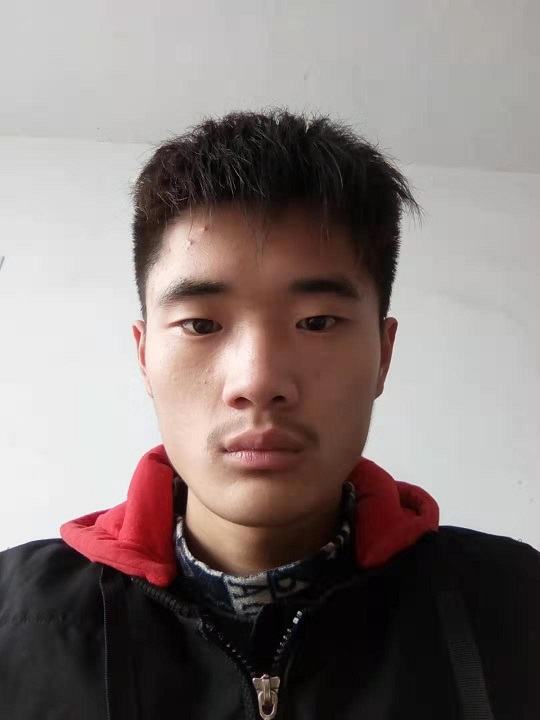
#> input picture hx.jpg, 540 x 720 px
$ python face_kuang2.py
#> lines starting #> are read from the running program, lines starting #| are printed output that depends on the picture; after the words box and inside, x2 and y2 are one past the last pixel; in counts of white or black regions, pixels touching at a corner belong together

# encoding:utf-8
import cv2
import numpy as np

# 运行之前，检查cascade文件路径是否在相应的目录下
face_cascade = cv2.CascadeClassifier('C:/Python27/Lib/site-packages/cv2/data/haarcascade_frontalface_default.xml')
eye_cascade = cv2.CascadeClassifier('C:/Python27/Lib/site-packages/cv2/data/haarcascade_eye.xml')

# 读取图像
img =cv2.imread('hx.jpg')
#> img is the input picture: shape (720, 540, 3); mean B, G, R 120.5, 122.7, 133.9
gray = cv2.cvtColor(img, cv2.COLOR_BGR2GRAY)
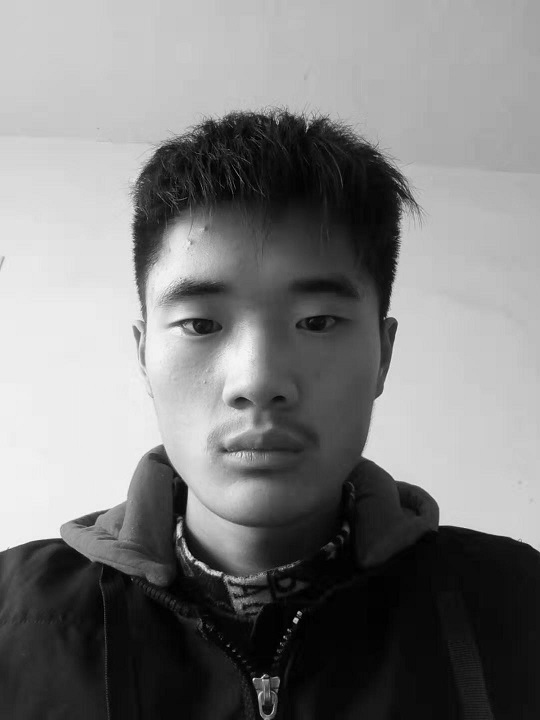
#> gray: shape (720, 540); min 0, max 253, mean 125.8

# 检测脸部
faces = face_cascade.detectMultiScale(gray, scaleFactor=1.1, minNeighbors=5, minSize=(30, 30), flags=cv2.CASCADE_SCALE_IMAGE)
#> faces = [[105, 205, 304, 304]]
print('Detected ', len(faces), " face")
#| Detected  1  face

for (x, y, w, h) in faces:
    img = cv2.rectangle(img, (x, y), (x + w, y + h), (255, 0, 0), 2)
    roi_gray = gray[y: y + h, x: x + w]
    roi_color = img[y: y + h, x: x + w]

    eyes = eye_cascade.detectMultiScale(roi_gray)
    for(ex, ey, ew, eh) in eyes:
        cv2.rectangle(roi_color, (ex, ey), (ex + ew, ey + eh), (0, 255, 0), 2)
#> this loop made 1 pass
#> (x, y, w, h, eyes) on pass 1: (105, 205, 304, 304, [[58, 85, 69, 69], [172, 77, 75, 75]])
#> pass 1, `img = cv2.rectangle(img, (x, y), (x + w, y + h), (255, 0, 0), 2)`:
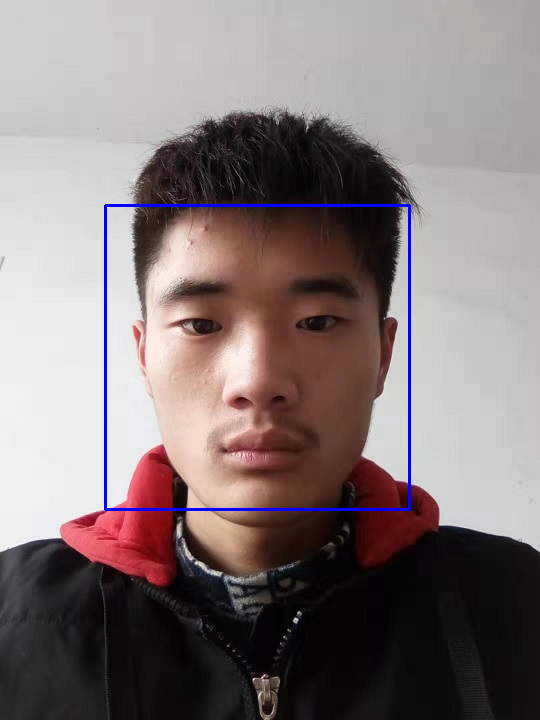
#> img: shape (720, 540, 3); 0.94% of pixels changed, all inside (x1, y1, x2, y2) = (104, 204, 411, 511)
#> pass 1, `roi_gray = gray[y: y + h, x: x + w]`:
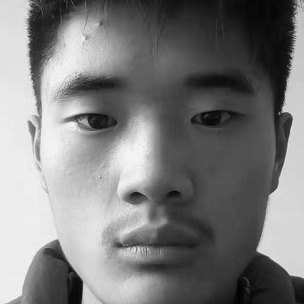
#> roi_gray: shape (304, 304); min 1, max 247, mean 124.4
#> pass 1, `roi_color = img[y: y + h, x: x + w]`:
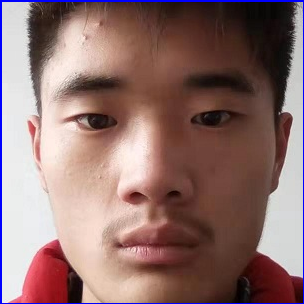
#> roi_color: shape (304, 304, 3); mean B, G, R 111.1, 113.6, 143.5
#> after the loop:
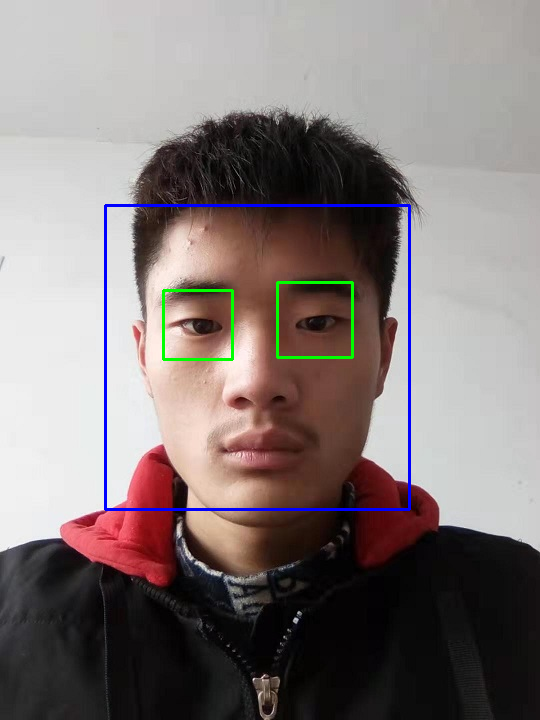
#> img: shape (720, 540, 3); 0.44% of pixels changed, all inside (x1, y1, x2, y2) = (162, 281, 354, 361)
#> after the loop:
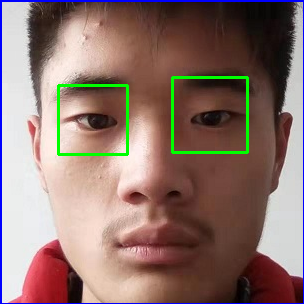
#> roi_color: shape (304, 304, 3); 1.86% of pixels changed, all inside (x1, y1, x2, y2) = (57, 76, 249, 156)

cv2.imshow('img', img)
cv2.waitKey(0)
cv2.destroyAllWindows()

$ run again, with a.jpg copied over hx.jpg
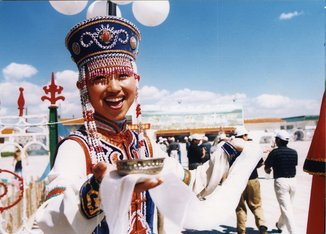
#> input picture a.jpg, 326 x 234 px
#> img is the input picture: shape (234, 326, 3); mean B, G, R 170.1, 158.4, 155.9
#> `gray = cv2.cvtColor(img, cv2.COLOR_BGR2GRAY)`:
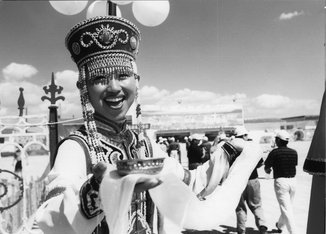
#> gray: shape (234, 326); min 1, max 255, mean 159
#> faces = [[82, 53, 62, 62]]
#| Detected  1  face
#> the loop `for (x, y, w, h) in faces:` made 1 pass
#> pass 1, `roi_color = img[y: y + h, x: x + w]`:
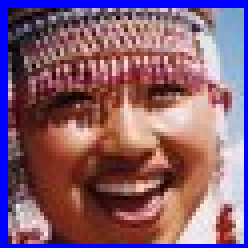
#> roi_color: shape (62, 62, 3) (shown 4 times larger); mean B, G, R 113.2, 93.5, 133.8

$ run again, with b.jpg copied over hx.jpg
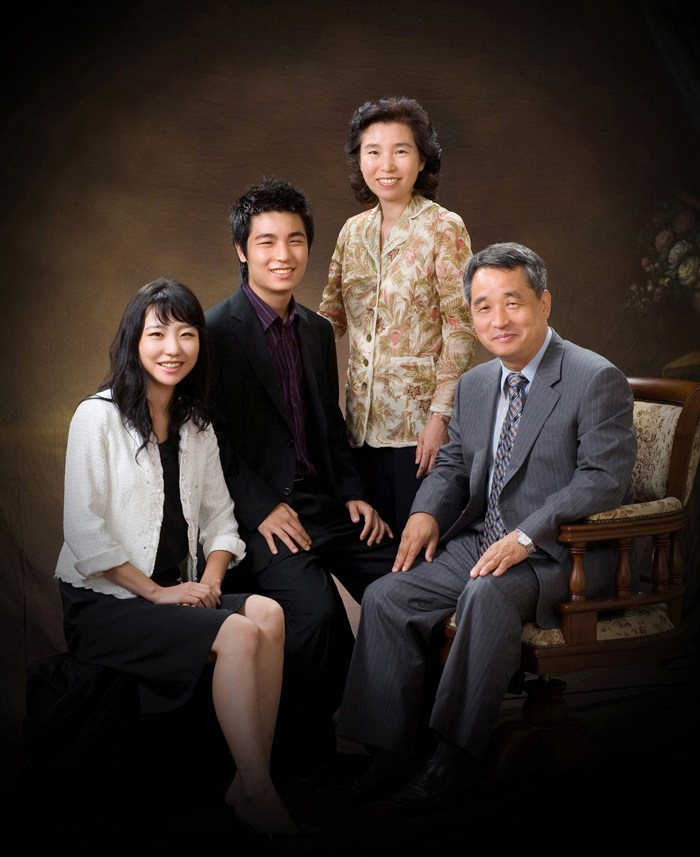
#> input picture b.jpg, 700 x 857 px
#> img is the input picture: shape (857, 700, 3); mean B, G, R 39.9, 45.4, 55.5
#> faces = [[351, 124, 70, 70], [243, 212, 74, 74], [380, 259, 57, 57], [459, 272, 82, 82], [135, 307, 72, 72]]
#| Detected  5  face
#> the loop `for (x, y, w, h) in faces:` made 5 passes
#> (x, y, w, h, eyes) on passes 1, 2, 4, 5: (351, 124, 70, 70, [[12, 19, 21, 21], [39, 17, 21, 21]]), (243, 212, 74, 74, [[12, 18, 25, 25]]), (459, 272, 82, 82, [[40, 20, 24, 24], [14, 23, 24, 24]]), (135, 307, 72, 72, [[11, 17, 21, 21], [40, 16, 23, 23]])
#> after the loop `for (x, y, w, h) in faces:`:
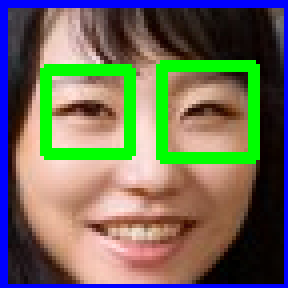
#> roi_color: shape (72, 72, 3) (shown 4 times larger); mean B, G, R 92.7, 108.2, 110.2
#> after the loop `for (x, y, w, h) in faces:`:
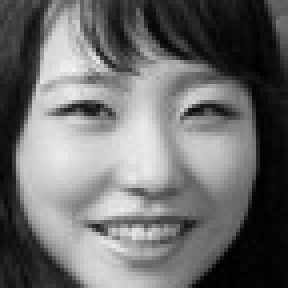
#> roi_gray: shape (72, 72) (shown 4 times larger); min 0, max 244, mean 109.3
